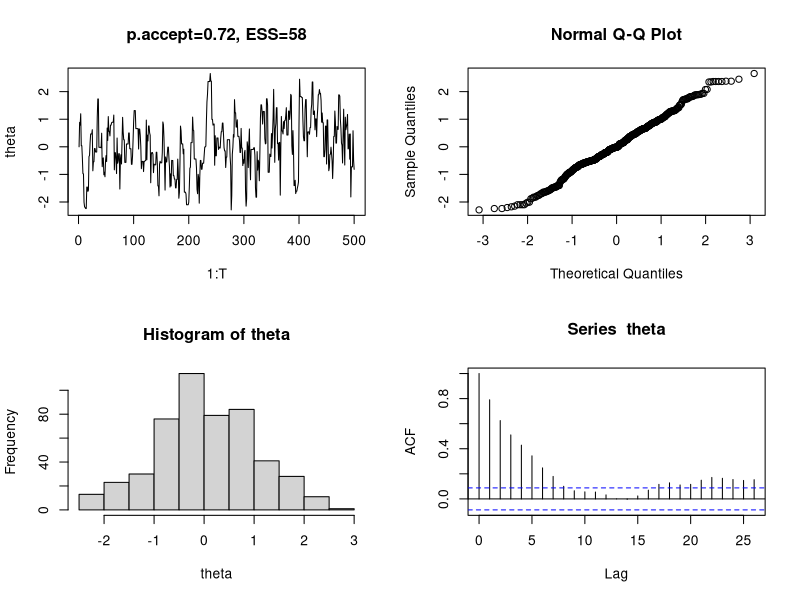

The R source for this figure:
# Example of Metropolis sampling from section 2.3 of the lecture notes.
# Sampling from the standard Normal distribution. 

T<-500
#Variability of the normal distribution proposal
std<-sqrt(1) #0.1,1,100 

#store samples
theta<-numeric(T)
#store number of acceptances
n.accept<-0

#starting value

theta[1]<-0 #Set start value at 0 when exploring proposals
for (i in 1:(T-1)){
  phi<-rnorm(1,theta[i],std)  
  alpha<-min(c(1,exp(-0.5*(phi^2-theta[i]^2))))
  if(runif(1)<alpha) {
    theta[i+1]<-phi
    n.accept<-n.accept+1
  } else {
    theta[i+1]<-theta[i]
  }
}
p.accept<-n.accept/T
p.accept
#
#
#Calculate effective sample size
library(coda)
chain<-mcmc(theta)
ess<-effectiveSize(chain)
ess

#Plot using home-grown code
#
windows()
par(mfrow=c(2,2))
plot(1:T,theta,type="l",main=paste("p.accept=",format(p.accept,digits=2),", ESS=",format(ess,digits=1),sep=""))
qqnorm(theta)
hist(theta)
acf(theta)
summary(theta)
sd(theta)

# For an analysis (rather than an illustration of the MH sampler properties)
#  remember to discard the burn-in sample. 
